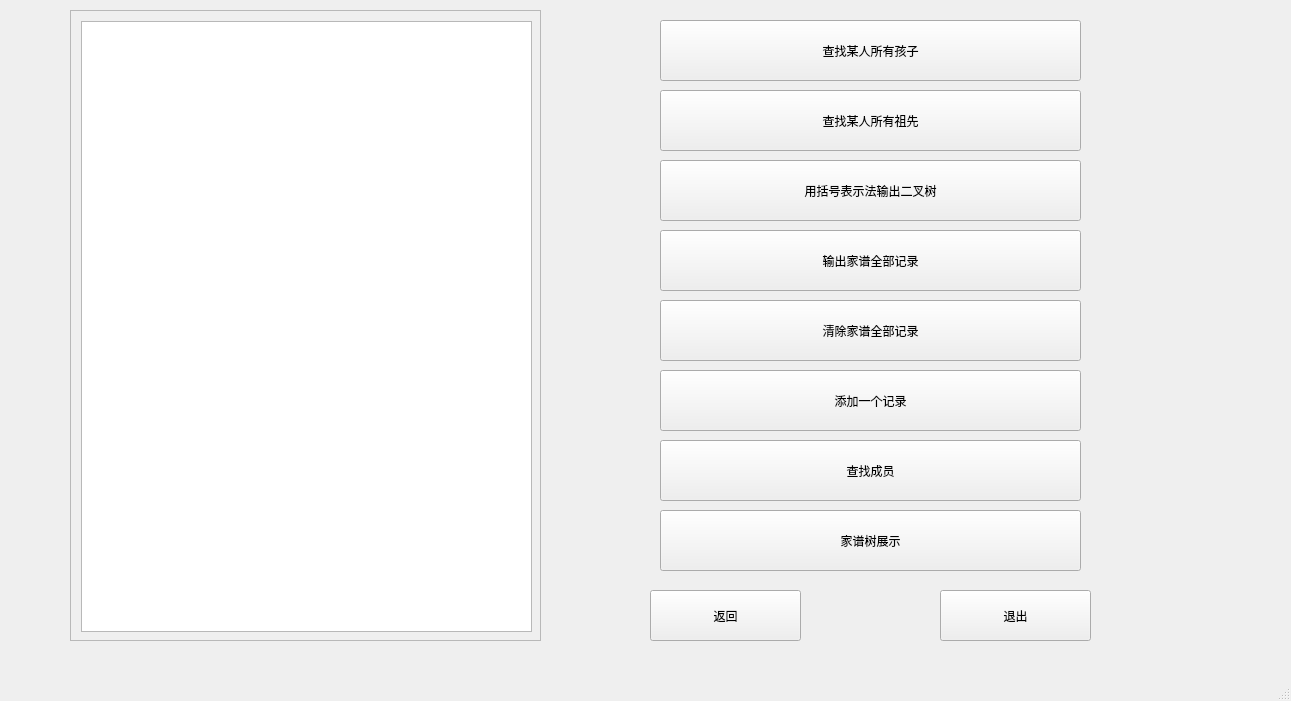
<?xml version="1.0" encoding="UTF-8"?>
<ui version="4.0">
 <class>MainWindow</class>
 <widget class="QMainWindow" name="MainWindow">
  <property name="geometry">
   <rect>
    <x>0</x>
    <y>0</y>
    <width>1291</width>
    <height>701</height>
   </rect>
  </property>
  <property name="windowTitle">
   <string>MainWindow</string>
  </property>
  <widget class="QWidget" name="centralwidget">
   <widget class="QLabel" name="label_bgp">
    <property name="geometry">
     <rect>
      <x>0</x>
      <y>-30</y>
      <width>1291</width>
      <height>711</height>
     </rect>
    </property>
    <property name="text">
     <string/>
    </property>
   </widget>
   <widget class="QScrollArea" name="scrollArea">
    <property name="geometry">
     <rect>
      <x>70</x>
      <y>10</y>
      <width>471</width>
      <height>631</height>
     </rect>
    </property>
    <property name="widgetResizable">
     <bool>true</bool>
    </property>
    <widget class="QWidget" name="scrollAreaWidgetContents">
     <property name="geometry">
      <rect>
       <x>0</x>
       <y>0</y>
       <width>469</width>
       <height>629</height>
      </rect>
     </property>
     <widget class="QTextEdit" name="textEdit">
      <property name="geometry">
       <rect>
        <x>10</x>
        <y>10</y>
        <width>451</width>
        <height>611</height>
       </rect>
      </property>
      <property name="palette">
       <palette>
        <active>
         <colorrole role="Light">
          <brush brushstyle="SolidPattern">
           <color alpha="255">
            <red>213</red>
            <green>213</green>
            <blue>213</blue>
           </color>
          </brush>
         </colorrole>
        </active>
        <inactive>
         <colorrole role="Light">
          <brush brushstyle="SolidPattern">
           <color alpha="255">
            <red>213</red>
            <green>213</green>
            <blue>213</blue>
           </color>
          </brush>
         </colorrole>
        </inactive>
        <disabled>
         <colorrole role="Light">
          <brush brushstyle="SolidPattern">
           <color alpha="255">
            <red>213</red>
            <green>213</green>
            <blue>213</blue>
           </color>
          </brush>
         </colorrole>
        </disabled>
       </palette>
      </property>
      <property name="font">
       <font>
        <family>新宋体</family>
        <pointsize>11</pointsize>
       </font>
      </property>
     </widget>
    </widget>
   </widget>
   <widget class="QPushButton" name="pushButton_1">
    <property name="geometry">
     <rect>
      <x>660</x>
      <y>20</y>
      <width>421</width>
      <height>61</height>
     </rect>
    </property>
    <property name="font">
     <font>
      <family>方正小标宋简体</family>
     </font>
    </property>
    <property name="text">
     <string>查找某人所有孩子</string>
    </property>
   </widget>
   <widget class="QPushButton" name="pushButton_2">
    <property name="geometry">
     <rect>
      <x>650</x>
      <y>590</y>
      <width>151</width>
      <height>51</height>
     </rect>
    </property>
    <property name="font">
     <font>
      <family>方正小标宋简体</family>
     </font>
    </property>
    <property name="text">
     <string>返回</string>
    </property>
   </widget>
   <widget class="QPushButton" name="pushButton_3">
    <property name="geometry">
     <rect>
      <x>940</x>
      <y>590</y>
      <width>151</width>
      <height>51</height>
     </rect>
    </property>
    <property name="font">
     <font>
      <family>方正小标宋简体</family>
     </font>
    </property>
    <property name="text">
     <string>退出</string>
    </property>
   </widget>
   <widget class="QPushButton" name="pushButton_4">
    <property name="geometry">
     <rect>
      <x>660</x>
      <y>90</y>
      <width>421</width>
      <height>61</height>
     </rect>
    </property>
    <property name="font">
     <font>
      <family>方正小标宋简体</family>
     </font>
    </property>
    <property name="text">
     <string>查找某人所有祖先</string>
    </property>
   </widget>
   <widget class="QPushButton" name="pushButton_5">
    <property name="geometry">
     <rect>
      <x>660</x>
      <y>160</y>
      <width>421</width>
      <height>61</height>
     </rect>
    </property>
    <property name="font">
     <font>
      <family>方正小标宋简体</family>
     </font>
    </property>
    <property name="text">
     <string>用括号表示法输出二叉树</string>
    </property>
   </widget>
   <widget class="QPushButton" name="pushButton_6">
    <property name="geometry">
     <rect>
      <x>660</x>
      <y>230</y>
      <width>421</width>
      <height>61</height>
     </rect>
    </property>
    <property name="font">
     <font>
      <family>方正小标宋简体</family>
     </font>
    </property>
    <property name="text">
     <string>输出家谱全部记录</string>
    </property>
   </widget>
   <widget class="QPushButton" name="pushButton_7">
    <property name="geometry">
     <rect>
      <x>660</x>
      <y>300</y>
      <width>421</width>
      <height>61</height>
     </rect>
    </property>
    <property name="font">
     <font>
      <family>方正小标宋简体</family>
     </font>
    </property>
    <property name="text">
     <string>清除家谱全部记录</string>
    </property>
   </widget>
   <widget class="QPushButton" name="pushButton_8">
    <property name="geometry">
     <rect>
      <x>660</x>
      <y>370</y>
      <width>421</width>
      <height>61</height>
     </rect>
    </property>
    <property name="font">
     <font>
      <family>方正小标宋简体</family>
     </font>
    </property>
    <property name="text">
     <string>添加一个记录</string>
    </property>
   </widget>
   <widget class="QPushButton" name="pushButton_9">
    <property name="geometry">
     <rect>
      <x>660</x>
      <y>440</y>
      <width>421</width>
      <height>61</height>
     </rect>
    </property>
    <property name="font">
     <font>
      <family>方正小标宋简体</family>
     </font>
    </property>
    <property name="text">
     <string>查找成员</string>
    </property>
   </widget>
   <widget class="QPushButton" name="pushButton_19">
    <property name="geometry">
     <rect>
      <x>660</x>
      <y>510</y>
      <width>421</width>
      <height>61</height>
     </rect>
    </property>
    <property name="font">
     <font>
      <family>方正小标宋简体</family>
     </font>
    </property>
    <property name="text">
     <string>家谱树展示</string>
    </property>
   </widget>
  </widget>
  <widget class="QMenuBar" name="menubar">
   <property name="geometry">
    <rect>
     <x>0</x>
     <y>0</y>
     <width>1291</width>
     <height>26</height>
    </rect>
   </property>
  </widget>
  <widget class="QStatusBar" name="statusbar"/>
 </widget>
 <resources/>
 <connections/>
</ui>
